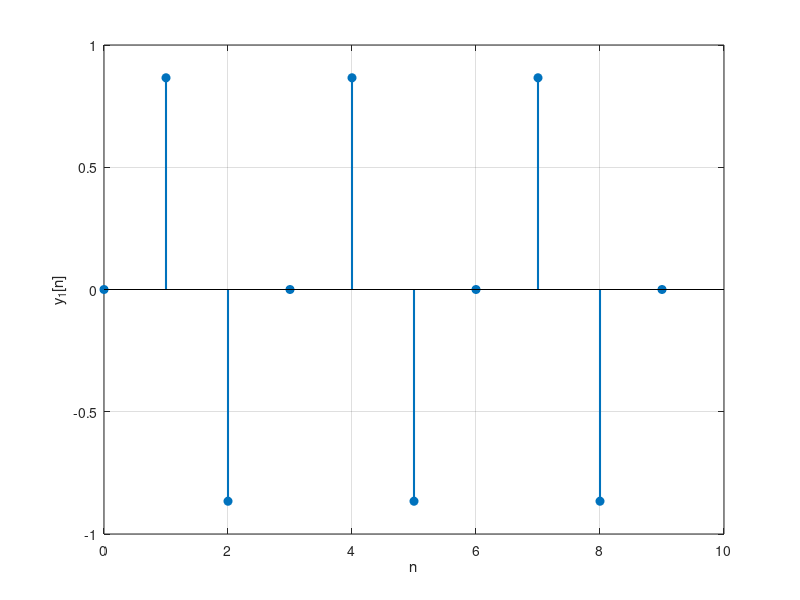
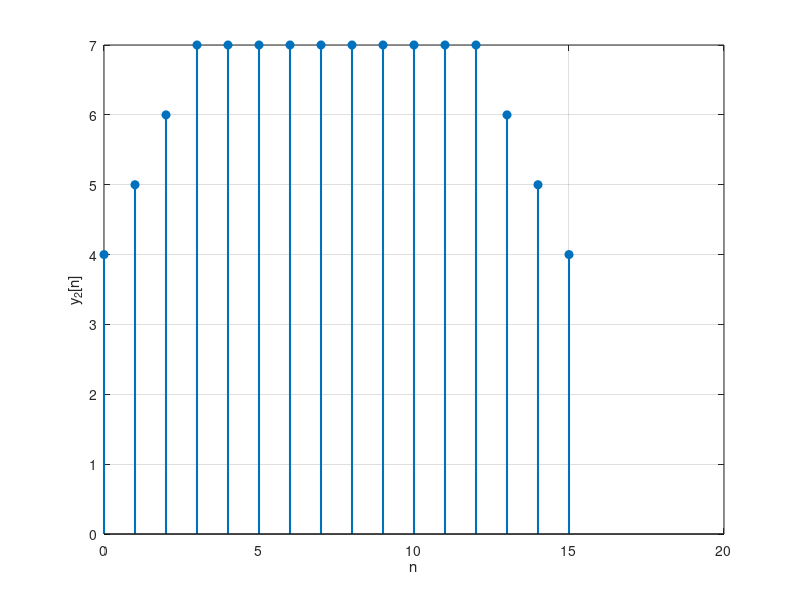
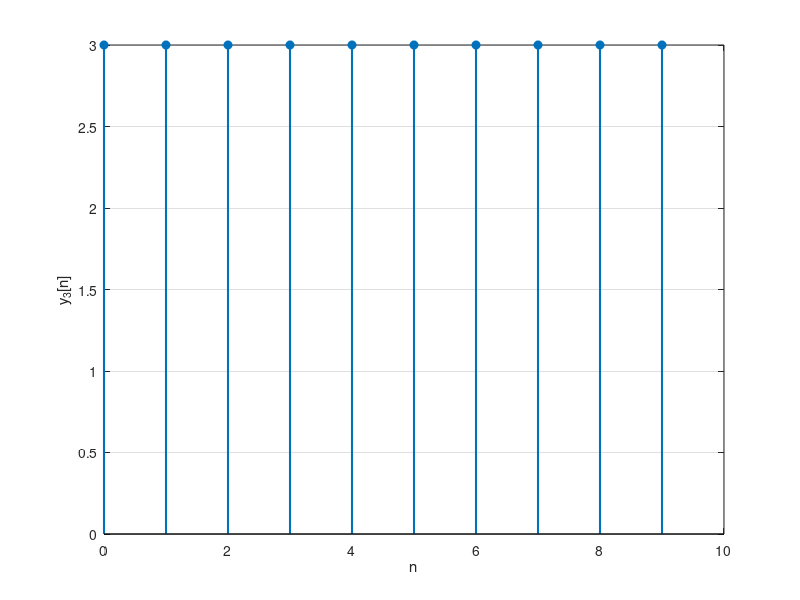
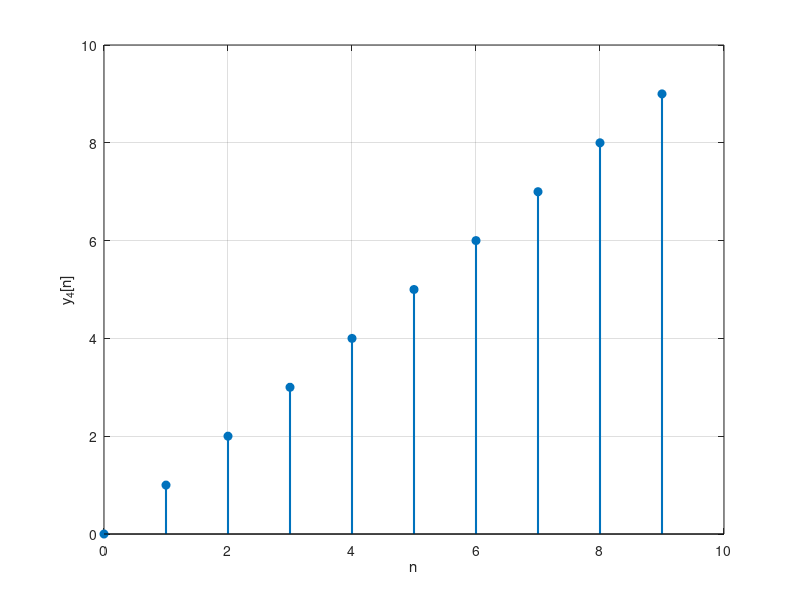

MATLAB code to generate these figures, in order:
%EJERCICIO 1
clear; clc; close all;

N = 10;
n1 = 0:1:N-1;
fs = 5;
fm = 15;
Tm = 1/fm;
w = 2*pi*fs;
A = 1;

g = A*sin(w*n1*Tm); % Vector fila
x1 = ones(1, N);    % Vector fila

y1 = g .* x1;       % Multiplicación elemento a elemento de vectores del mismo tamaño

figure(1);
stem(n1, y1, 'filled', 'LineWidth', 1.5);
xlabel('n'); ylabel('y_1[n]');
grid on;


%EJERCICIO 2
n0 = 3;
printf('n0 = %d\n', n0);

% Definimos un nuevo vector n2. Lo hacemos un poco más largo para ver el efecto.
n2 = 0:1:15; 
% Creamos una señal de entrada x2 para este sistema (ej: un escalón de tamaño igual a n2)
x2 = ones(1, length(n2)); 
y2 = zeros(1, length(n2));

for i = 1:length(n2)
    % k recorre desde n-n0 hasta n+n0
    for k = (n2(i) - n0) : (n2(i) + n0)
        if (k >= 0 && k < length(x2))
            y2(i) = y2(i) + x2(k+1); % k+1 porque los índices en Octave empiezan en 1
        end
    end
end

figure(2);
stem(n2, y2, 'filled', 'LineWidth', 1.5);
xlabel('n'); ylabel('y_2[n]');
grid on;


%SISTEMA 3
y3 = x1 + 2;               % A cada valor de x le sumamos 2

figure(3);
stem(n1, y3, 'filled', 'LineWidth', 1.5);
xlabel('n'); ylabel('y_3[n]');
grid on;

% Sistema 4
y4 = n1 .* x1;

figure(4);
stem(n1, y4, 'filled', 'LineWidth', 1.5);
xlabel('n'); ylabel('y_4[n]');
grid on;
